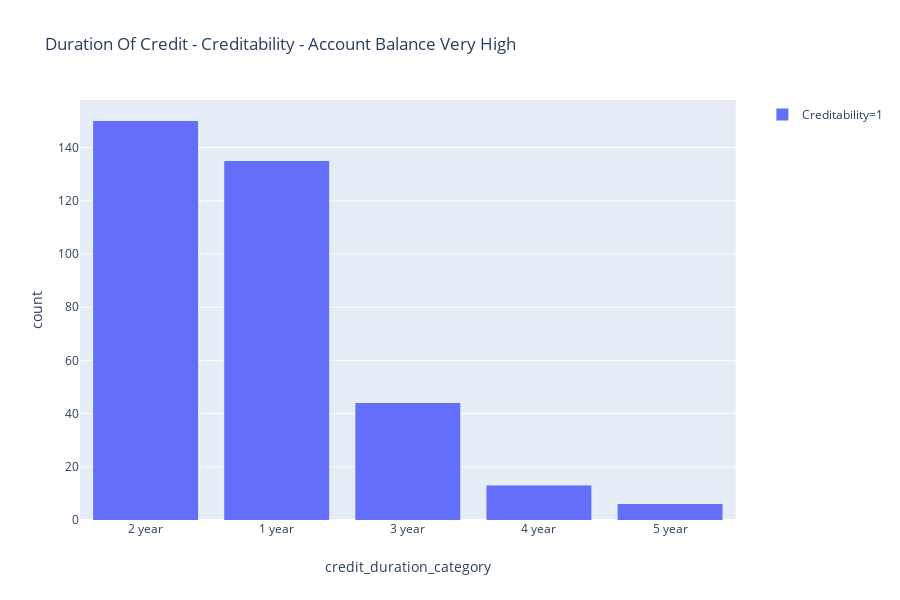

Notebook code cell kept with this figure:
### Code cell
poor_account_balance_df = dataset[(dataset["acc_balance_category"] == "very_high") & (dataset["Creditability"] == 1)]
fig = px.histogram(poor_account_balance_df, title='Duration Of Credit - Creditability - Account Balance Very High', x="credit_duration_category", color="Creditability")
fig.show()

### Figure 1 — Plotly figure (JSON) as saved in the notebook; plotly's stock layout.template omitted (floating-point values rounded to 4 significant figures; data arrays with more than 128 entries replaced by an {"elided": "..."} marker saying what was removed)
{"data": [{"alignmentgroup": "True", "bingroup": "x", "hoverlabel": {"namelength": 0}, "hovertemplate": "Creditability=1<br>credit_duration_category=%{x}<br>count=%{y}", "legendgroup": "Creditability=1", "marker": {"color": "#636efa"}, "name": "Creditability=1", "offsetgroup": "Creditability=1", "orientation": "v", "showlegend": true, "type": "histogram", "x": {"elided": "348 str values"}, "xaxis": "x", "yaxis": "y"}], "layout": {"barmode": "relative", "height": 600, "legend": {"tracegroupgap": 0}, "title": {"text": "Duration Of Credit - Creditability - Account Balance Very High"}, "xaxis": {"anchor": "y", "domain": [0, 0.98], "title": {"text": "credit_duration_category"}}, "yaxis": {"anchor": "x", "domain": [0, 1], "title": {"text": "count"}}}}
